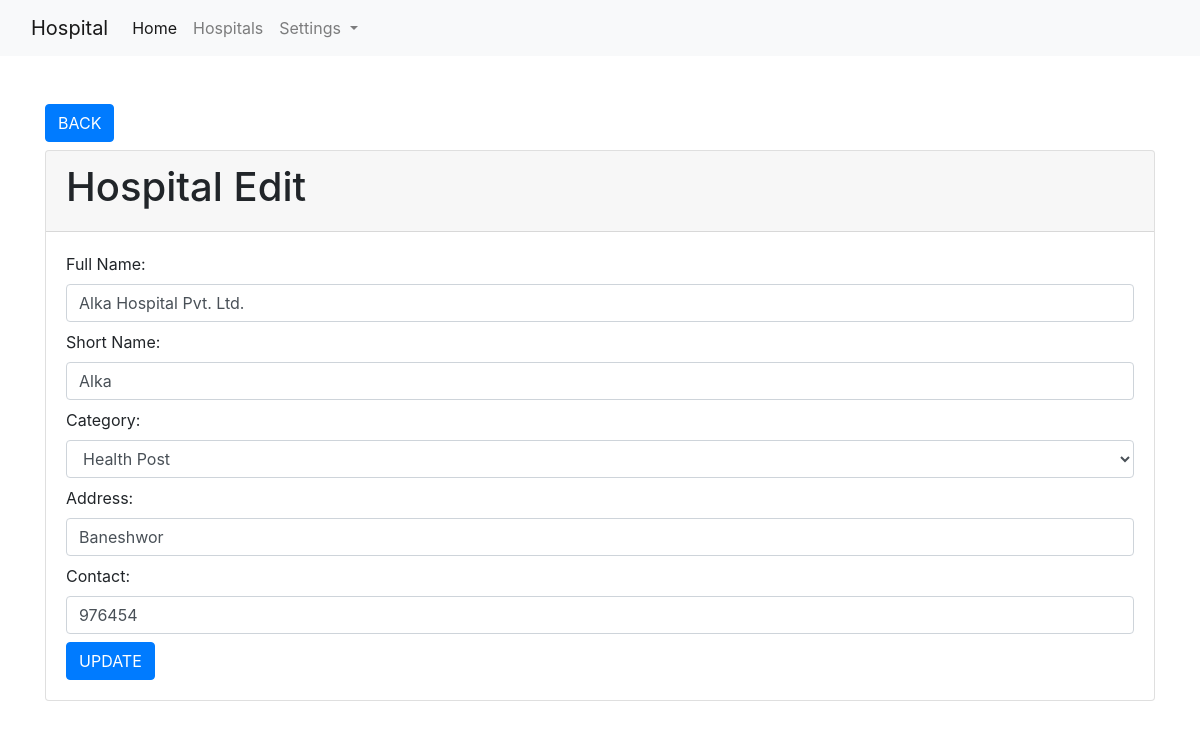
Screenshot of /hospitals/edit-hospital/1 (signed in) with the database file from the repository.
### hospitals/models.py (models this page shows, shortened)
class Hospital(models.Model):
    full_name = models.CharField(max_length=255)
    short_name = models.CharField(max_length=255)
    category = models.ForeignKey(Category, on_delete=models.CASCADE)
    address = models.CharField(max_length=255)
    contact = models.IntegerField()
    added_at = models.DateTimeField(default=datetime.now)
    class Meta:
        db_table = "app_hospitals"

### hospitals/views.py (the view)
# urls.py: path('edit-hospital/<int:id>', views.hospital_edit, name='hospital.edit'),
@login_required(login_url='/authentication/login')
def hospital_edit(request, id):
    data_edit = Hospital.objects.get(id=id)
    categories = Category.objects.all()
    context = {"data": data_edit, "categories": categories}
    return render(request, 'hospitals/edit_hospital.html', context)

### templates/hospitals/edit_hospital.html (shortened to what this page needs)
{% extends 'layouts/base.html' %}
{% block body %}
<div class="container mt-5">
    <a href="{% url 'hospitals' %}" class="btn btn-primary mb-2">BACK</a>
    <div class="card">
        <div class="card-header">
            <h1>Hospital Edit</h1>
        </div>
        <div class="card-body">
            <form action="{% url 'hospital.update' %}" method="post">
                <div class="form-group mb-2">
                    <label for="full_name">Full Name:</label>
                    <input type="text" class="form-control" name="full_name" value="{{ data.full_name }}">
                </div>
                <div class="form-group mb-2">
                    <label for="short_name">Short Name:</label>
                    <input type="text" class="form-control" name="short_name" value="{{ data.short_name }}">
                </div>
                <div class="form-group mb-2">
                    <label for="category">Category:</label>
                    <select name="category" id="category" class="form-control">
                        {% for val in categories %}
                        <option value="{{ val.id }}">{{ val.category }}</option>
                        {% endfor %}
                    </select>
                </div>
                <div class="form-group mb-2">
                    <label for="address">Address:</label>
                    <input type="text" class="form-control" name="address" value="{{ data.address }}">
                </div>
                <div class="form-group mb-2">
                    <label for="contact">Contact:</label>
                    <input type="text" class="form-control" name="contact" value="{{ data.contact }}">
                </div>
                <input type="submit" value="UPDATE" class="btn btn-primary">
            </form>
        </div>
    </div>
</div>
{% endblock %}

### rows the page displays
Hospital: full_name "Alka Hospital Pvt. Ltd.", short_name "Alka", address "Baneshwor", contact "976454"

### other values shown
form field category "Health Post"
